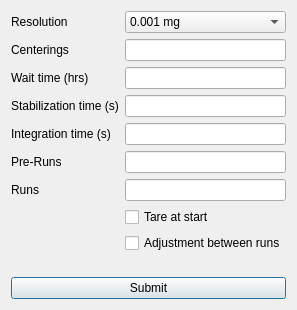
<?xml version="1.0" encoding="UTF-8"?>
<ui version="4.0">
 <class>AT106HSettings</class>
 <widget class="QDialog" name="AT106HSettings">
  <property name="geometry">
   <rect>
    <x>0</x>
    <y>0</y>
    <width>267</width>
    <height>287</height>
   </rect>
  </property>
  <property name="windowTitle">
   <string>AT106H Settings</string>
  </property>
  <layout class="QFormLayout" name="formLayout">
   <item row="0" column="0">
    <widget class="QLabel" name="label">
     <property name="text">
      <string>Resolution</string>
     </property>
    </widget>
   </item>
   <item row="0" column="1">
    <widget class="QComboBox" name="ResComboBox">
     <item>
      <property name="text">
       <string>0.001 mg</string>
      </property>
     </item>
     <item>
      <property name="text">
       <string>0.01 mg</string>
      </property>
     </item>
    </widget>
   </item>
   <item row="1" column="0">
    <widget class="QLabel" name="label_3">
     <property name="text">
      <string>Centerings</string>
     </property>
    </widget>
   </item>
   <item row="1" column="1">
    <widget class="QLineEdit" name="CenteringsEdit"/>
   </item>
   <item row="2" column="0">
    <widget class="QLabel" name="label_4">
     <property name="text">
      <string>Wait time (hrs)</string>
     </property>
    </widget>
   </item>
   <item row="2" column="1">
    <widget class="QLineEdit" name="WaitTimeEdit"/>
   </item>
   <item row="3" column="0">
    <widget class="QLabel" name="label_6">
     <property name="text">
      <string>Stabilization time (s)</string>
     </property>
    </widget>
   </item>
   <item row="3" column="1">
    <widget class="QLineEdit" name="StabTimeEdit"/>
   </item>
   <item row="5" column="0">
    <widget class="QLabel" name="label_2">
     <property name="text">
      <string>Pre-Runs</string>
     </property>
    </widget>
   </item>
   <item row="5" column="1">
    <widget class="QLineEdit" name="PreRunsEdit"/>
   </item>
   <item row="6" column="0">
    <widget class="QLabel" name="label_5">
     <property name="text">
      <string>Runs</string>
     </property>
    </widget>
   </item>
   <item row="6" column="1">
    <widget class="QLineEdit" name="RunsEdit"/>
   </item>
   <item row="7" column="1">
    <widget class="QCheckBox" name="TareCheckBox">
     <property name="text">
      <string>Tare at start</string>
     </property>
    </widget>
   </item>
   <item row="8" column="1">
    <widget class="QCheckBox" name="AdjustCheckBox">
     <property name="text">
      <string>Adjustment between runs</string>
     </property>
    </widget>
   </item>
   <item row="9" column="1">
    <spacer name="verticalSpacer">
     <property name="orientation">
      <enum>Qt::Vertical</enum>
     </property>
     <property name="sizeType">
      <enum>QSizePolicy::Fixed</enum>
     </property>
     <property name="sizeHint" stdset="0">
      <size>
       <width>144</width>
       <height>12</height>
      </size>
     </property>
    </spacer>
   </item>
   <item row="10" column="0" colspan="2">
    <widget class="QPushButton" name="SubmitButton">
     <property name="text">
      <string>Submit</string>
     </property>
    </widget>
   </item>
   <item row="4" column="0">
    <widget class="QLabel" name="label_7">
     <property name="text">
      <string>Integration time (s)</string>
     </property>
    </widget>
   </item>
   <item row="4" column="1">
    <widget class="QLineEdit" name="IntegrationEdit"/>
   </item>
  </layout>
 </widget>
 <resources/>
 <connections/>
</ui>
